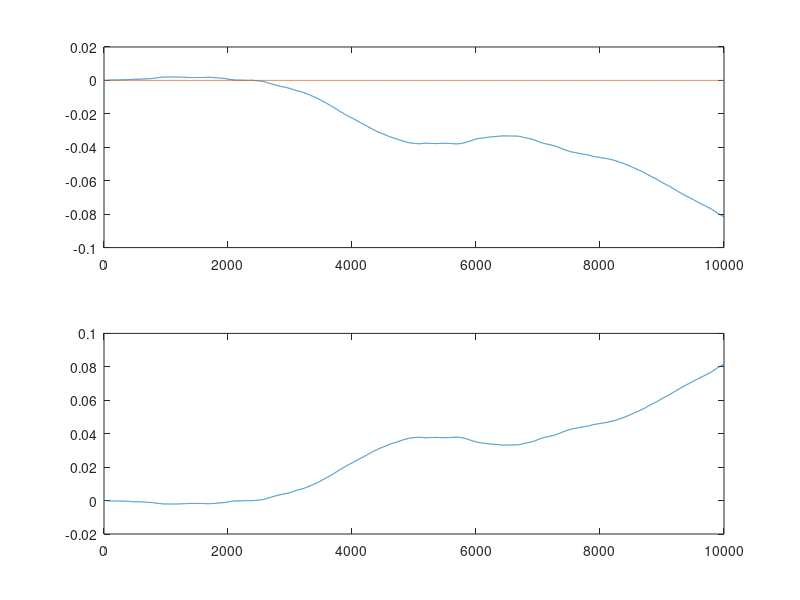
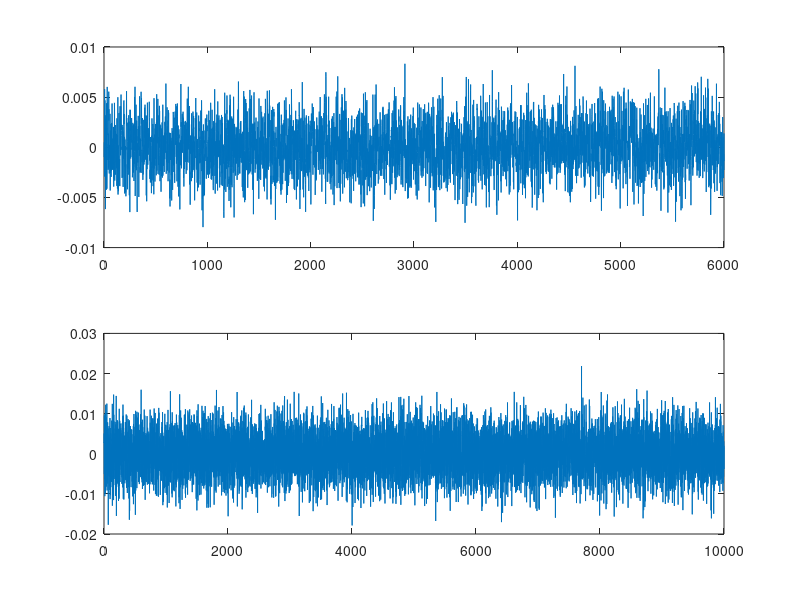
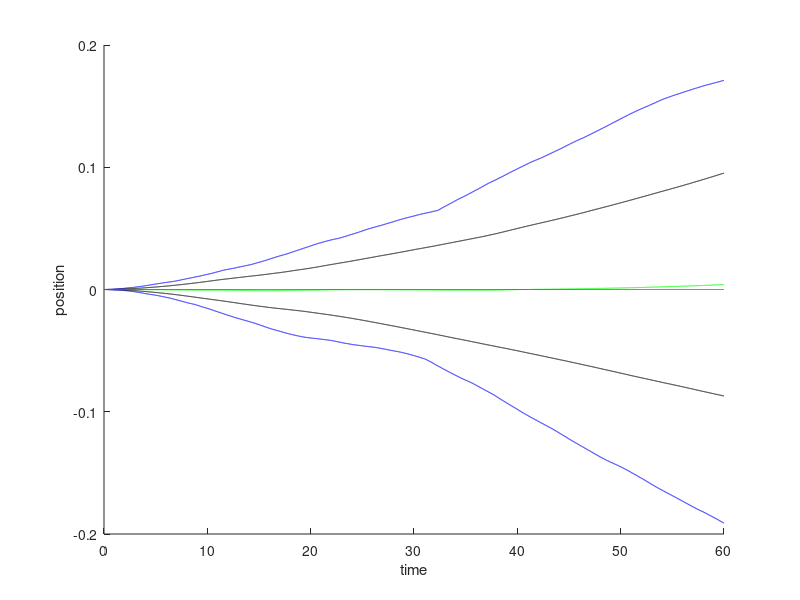
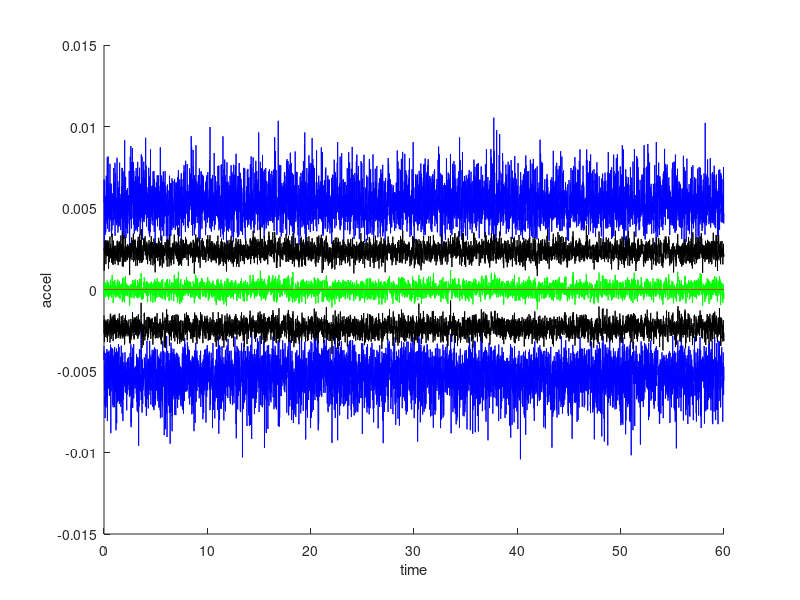

The MATLAB script that drew these images, in order:
close all
clear

idx = 0 : 10000;
t = idx ./ 100;
% pos = .2 * sin(t);
pos = zeros(size(idx));
% pos = t.*t ./ 360;

% % ramp in middle
% for i = 1:6001
%     if (i <= 1000)
%         pos(i) = 0;
%     elseif (i <= 2000)
%         pos(i) = 1 + sin(pi*.1*(t(i) + 5));
%     else
%         pos(i) = 2;
%     end
%     
%     
% end

init_vel = 0;

vel = [init_vel, diff(pos) ./ diff(t)];
accel = [0, diff(vel) ./ diff(t)];

delta_t = t(2) - t(1);

% x_k = F*x_(k-1) + G*u_(k-1)
F = [1 delta_t ((delta_t).^2)/2; 0 1 delta_t; 0 0 1];
G = [((delta_t).^2)/2; delta_t; 1];

% y_k = H*x_k 
H = [0 0 1];


P = [1, 0 0; 0 1 0; 0 0 1];
Q = [1, 0 0; 0, 1, 0; 0, 0, 1];
R = 1;

z = 50;
position_list = zeros(z, 6000);
accel_list = zeros(z, 6000);

for m = 1 : z
    n_accel_1 = accel + .005*randn(size(accel));
    n_accel_2 = accel + .005*randn(size(accel));
    
    length = 5;
    window = zeros(1, length);
    average = sum(window)./length;
    plotted_average = zeros(1, 1001);
    
    x_prev_1 = [0; init_vel; 0];
    u_prev_1 = n_accel_1(1);
    u_prev_2 = n_accel_2(1);

    filtered_pos = [];
    for n = 2:size(n_accel_1, 2)    
        %predict
        P = F*P*F' + Q;
        K = P*H'/(H*P*H' + R);
        x_curr_1 = F*x_prev_1;
        
        x_curr_1 = x_curr_1 + K*((u_prev_1+u_prev_2)./2 - H * x_curr_1);
        %x_curr_1 = x_curr_1 + K*((average)./2 - H * x_curr_1);
        P = (eye(3) - K*H)*P;

        filtered_pos = [filtered_pos, x_curr_1];

        u_prev_1 = n_accel_1(n);
        u_prev_2 = n_accel_2(n);
        x_prev_1 = x_curr_1;

        window = [window(2:end), u_prev_1];
        average = sum(window) ./ length;
        plotted_average(n) = average;
    end

    position_list(m, 1:6000) = filtered_pos(1, 1:6000);
    accel_list(m, 1:6000) = filtered_pos(3, 1:6000);
end

min_pos = zeros(1, 6000);
max_pos = zeros(1, 6000);
std_pos = zeros(1, 6000);
avg_pos = zeros(1, 6000);
for l = 1 : 6000
    min_pos(l) = min(position_list(:, l));
    max_pos(l) = max(position_list(:, l));
    std_pos(l) = std(position_list(:, l));
    avg_pos(l) = mean(position_list(:, l));
end

end_idx = 6000;

%% plotting results
% position
figure(4)
hold on
plot(t(1:end_idx), min_pos(1:end_idx), 'b')
plot(t(1:end_idx), max_pos(1:end_idx), 'b')
upper_std = avg_pos(1:6000) + std_pos;
lower_std = avg_pos(1:6000) - std_pos;
plot(t(1:end_idx), upper_std(1:end_idx), 'k')
plot(t(1:end_idx), lower_std(1:end_idx), 'k')
plot(t(1:end_idx), avg_pos(1:end_idx), 'g')
plot(t(1:end_idx), pos(1:end_idx), 'r')
xlabel('time')
ylabel('position')

% acceleration
min_accel = zeros(1, 6000);
max_accel = zeros(1, 6000);
std_accel = zeros(1, 6000);
avg_accel = zeros(1, 6000);
for l = 1 : 6000
    min_accel(l) = min(accel_list(:, l));
    max_accel(l) = max(accel_list(:, l));
    std_accel(l) = std(accel_list(:, l));
    avg_accel(l) = mean(accel_list(:, l));
end

figure(5)
hold on 
plot(t(1:end_idx), min_accel(1:end_idx), 'b')
plot(t(1:end_idx), max_accel(1:end_idx), 'b')
upper_accel = avg_accel(1:6000) + std_accel;
lower_accel = avg_accel(1:6000) - std_accel;
plot(t(1:end_idx), upper_accel(1:end_idx), 'k')
plot(t(1:end_idx), lower_accel(1:end_idx), 'k')
plot(t(1:end_idx), avg_accel(1:end_idx), 'g')
plot(t(1:end_idx), accel(1:end_idx), 'r')
xlabel('time')
ylabel('accel')

end_idx = 10000;
figure(2)
subplot(2, 1, 1)
plot(filtered_pos(1, 1:end_idx))
hold on
plot(pos(1, 1:end_idx))
subplot(2, 1, 2)
plot(pos(1, 1:end-1) - filtered_pos(1, 1:end_idx))

figure(3)
hold on
subplot(2, 1, 1)
plot(accel_list(50, :))
subplot(2, 1, 2)
plot(n_accel_1(1:end-1))